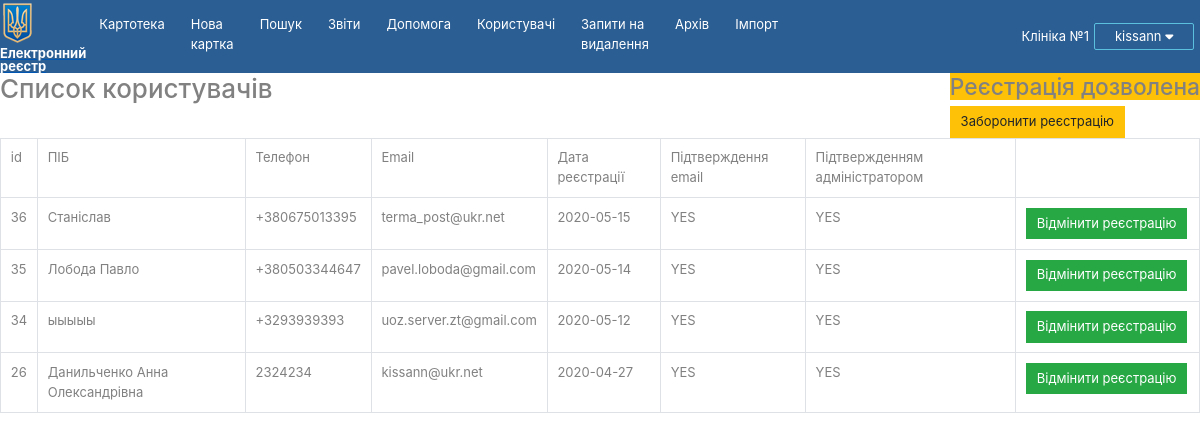
Screenshot of /edituser (signed in) with the database file from the repository.
### tables this page shows
CREATE TABLE `db_users` (
  `id` int(11) NOT NULL,
  `fio` varchar(200) NOT NULL,
  `phone` varchar(100) NOT NULL,
  `email` varchar(100) NOT NULL,
  `id_kliniki` int(11) NOT NULL,
  `login` varchar(100) NOT NULL,
  `password` varchar(255) NOT NULL,
  `action` varchar(10) NOT NULL,
  `supervisor` varchar(10) NOT NULL,
  `dat` date NOT NULL,
  `datLast` date NOT NULL,
  `ipLast` varchar(25) NOT NULL,
  `role` int(11) NOT NULL,
  `email_verify` varchar(100) NOT NULL,
  `adminYes` varchar(100) DEFAULT 'No',
  `naSite` varchar(20) NOT NULL
);

### core/base/View.php (called while the page is built, shortened)
<?php
class View
{
    private $view, $template = NULL, $data = [];
    public function __construct($name)
    {
        $this->view = VIEWS_PATH . $name . ".php";
    }
    public function viewTemplate($name = self::DEFAULT_TEMPLATE)
    {
        $this->template = TEMPLASE_PATH.$name.".php";
    }
    private function renderView()
    {
        include $this->view;
        return ob_get_clean();
    }
    private function renderTemplate()
    {
        $content = $this->renderView();
        return ob_get_clean();
    }
    public function render()
    {
        if($this->template){  return $this->renderTemplate(); }else{return $this->renderView();}
    }
    public function __toString()
    {
        return $this->render();
    }
}

### core/loader.php (called while the page is built, shortened)
<?php
require_once CORE_BASE_PATH."View.php";
require_once CORE_CLASSES_PATH."Router.php";
require_once CORE_CLASSES_PATH."Url.php";
try {
    Router::Run();
}catch (RoutExeption $e){
    echo $e->getMessage();
}

### index.php (called while the page is built, shortened)
<?php
include CORE_PATH."loader.php";

### modules/DatabaseModule.php (called while the page is built, shortened)
<?php
class DatabaseModule
{
private $dbh,$tables,$table=NULL;
private static $instance = NULL;
public static function instance(){
    return self::$instance===NULL
        ? self::$instance=new self()
        : self::$instance;
}
private function __construct()
{
       $opt=[
        PDO::ATTR_ERRMODE=>PDO::ERRMODE_EXCEPTION,
        PDO::ATTR_DEFAULT_FETCH_MODE=>PDO::FETCH_ASSOC
    ];
    $this->dbh=new PDO("","","",$opt
         );
    $this->dbh->setAttribute(PDO::MYSQL_ATTR_USE_BUFFERED_QUERY, false);
    $this->tables = $this->dbh->query("SHOW TABLES;")->fetchAll(PDO::FETCH_COLUMN);
}
public function __get($name)
{
$this->table= $name;
return $this;
}
public function query($query,array $data=[],$mode=PDO::FETCH_ASSOC){
    $stmt = $this->dbh->prepare($query);
    $stmt->execute($data);
    return $stmt->fetchAll($mode);
}
public function select($where="1",array $data=[],array $columns=NULL){
    $collist = $columns===NULL ? "*":"`".implode("`,`",$columns)."`";
    $q="SELECT {$collist} FROM `{$this->table}` WHERE {$where}";
      $this->table=NULL;
    return $this->query($q,$data);
}
}

### app/models/MainModel.php (called while the page is built, shortened)
<?php
class MainModel extends Model
{
private static $instance=NULL;
public static function Instance(){return self::$instance===NULL? self::$instance= new self():self::$instance;}
    public function getuser1(){
    $tmp=DatabaseModule::instance()->db_users->select('id>0 order by dat desc');
    return $tmp;
}
    public function getenter(){
        $tmp=DatabaseModule::instance()->const->select("name like 'Enter'");
        return $tmp;
    }
}

### app/controllers/EdituserController.php (called while the page is built, shortened)
<?php
class EdituserController extends Controller
{
public function action_index(){
    $v=new View("edituser");
    $v->user=MainModel::Instance()->getuser1();
$v->enter=MainModel::Instance()->getenter();
}
}

### core/classes/Url.php (called while the page is built)
<?php
class Url
{
public static function local($addr){
    return URLROOT."/".$addr;
}
public static function getAction($controller,$action){
    return self::local($controller."/".$action);
}
}

### app/configs/Database/database.php (called while the page is built)
<?php
return [
    "dbname"=>"store",
    "host"=>"localhost",
    "port"=>"",
    "user"=>"root",
    "pass"=>"",
    "charset"=>"utf8"
];

### modules/ConfigModule.php (called while the page is built)
<?php
class ConfigModule
{
public static function load($name){
    return include CONFIGS_PATH.$name.".php";
}
}

### app/views/edituser.php (the view, shortened to what this page needs)
<?php
if(isset($_SESSION['user'])){
    if($_SESSION['role']==2){
   ?>
        <div style="display: flex;justify-content: space-between;"><h2>Список користувачів</h2><div>
                <?php
if($enter[0]['zn']=='1'){
    echo "<h3 class='bg-warning'>Реєстрація дозволена</h3>";
    ?>
    <form method="post" action="<?=Url::getAction('edituser','enterNo')?>">
        <input type="submit" name="s" class="btn btn-warning" value="Заборонити реєстрацію">
    </form>
    <?
}
                ?>
            </div></div>
<table class="table table-bordered">
    <tr><th>id</th><th>ПІБ</th><th>Телефон</th><th>Email</th><th>Дата реєстрації</th><th>Підтверждення email</th>
        <th>Підтвержденням адміністратором</th><th></th></tr>
    <?php
    foreach ($user as $item):
        if($item['adminYes']=='No'){
            echo "<tr class='bg-danger'><td>{$item['id']}</td><td>{$item['fio']}</td><td>{$item['phone']}</td><td>{$item['email']}</td><td>{$item['dat']}</td>
<td>{$item['email_verify']}</td><td>{$item['adminYes']}</td><td>";
?>
  <form method="post" action="<?=Url::getAction('edituser','changeYes')?>">
      <input type="hidden" name="id" value="<? echo $item['id'];?>">
      <input type="submit" name="send" class='btn btn-danger' value="Підтвердити реєстрацію">
  </form>
<?
echo "</td></tr>";
        }else{
            echo "<tr><td>{$item['id']}</td><td>{$item['fio']}</td><td>{$item['phone']}</td><td>{$item['email']}</td><td>{$item['dat']}</td>
<td>{$item['email_verify']}</td><td>{$item['adminYes']}</td><td>";?>
            <form method="post" action="<?=Url::getAction('edituser','changeNo')?>">
      <input type="submit" name="send" class='btn btn-success' value="Відмінити реєстрацію">
  </form>
          <?  echo "</td></tr>";
        }
        endforeach;
    ?>
</table>
<?
    }else{
    }
}else{
    echo "Ви не авторизовані в системі";
}

### rows the page displays
db_users: id "36", fio "Станіслав", phone "+380675013395", email "terma_post@ukr.net", dat "2020-05-15", email_verify "YES", adminYes "YES"
db_users: id "35", fio "Лобода Павло", phone "+380503344647", email "pavel.loboda@gmail.com", dat "2020-05-14", email_verify "YES", adminYes "YES"
db_users: id "34", fio "ыыыыы", phone "+3293939393", email "uoz.server.zt@gmail.com", dat "2020-05-12", email_verify "YES", adminYes "YES"
db_users: id "26", fio "Данильченко Анна Олександрівна", phone "2324234", email "kissann@ukr.net", dat "2020-04-27", email_verify "YES", adminYes "YES"

### other values shown
$_SESSION['klinika'] "Клініка №1"
$_SESSION['user'] "kissann"
